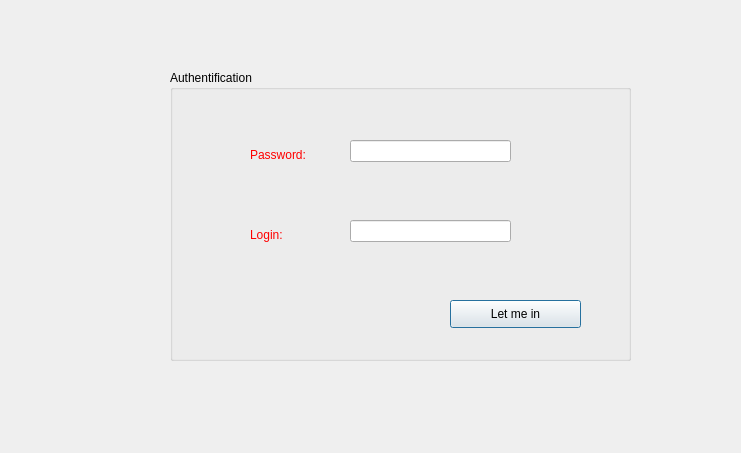
<?xml version="1.0" encoding="UTF-8"?>
<ui version="4.0">
 <class>Dialog</class>
 <widget class="QDialog" name="Dialog">
  <property name="geometry">
   <rect>
    <x>0</x>
    <y>0</y>
    <width>741</width>
    <height>453</height>
   </rect>
  </property>
  <property name="windowTitle">
   <string>Dialog</string>
  </property>
  <widget class="QGroupBox" name="groupBox">
   <property name="geometry">
    <rect>
     <x>170</x>
     <y>70</y>
     <width>461</width>
     <height>291</height>
    </rect>
   </property>
   <property name="title">
    <string>Authentification</string>
   </property>
   <widget class="QLabel" name="label_3">
    <property name="geometry">
     <rect>
      <x>0</x>
      <y>0</y>
      <width>461</width>
      <height>291</height>
     </rect>
    </property>
    <property name="text">
     <string/>
    </property>
    <property name="pixmap">
     <pixmap>../authent.jpg</pixmap>
    </property>
    <property name="scaledContents">
     <bool>true</bool>
    </property>
   </widget>
   <widget class="QLineEdit" name="lineEdit_2">
    <property name="geometry">
     <rect>
      <x>180</x>
      <y>70</y>
      <width>161</width>
      <height>22</height>
     </rect>
    </property>
   </widget>
   <widget class="QLabel" name="label_2">
    <property name="geometry">
     <rect>
      <x>80</x>
      <y>70</y>
      <width>71</width>
      <height>31</height>
     </rect>
    </property>
    <property name="styleSheet">
     <string notr="true">font: 15pt &quot;Niagara Solid&quot;;</string>
    </property>
    <property name="text">
     <string>&lt;html&gt;&lt;head/&gt;&lt;body&gt;&lt;p&gt;&lt;span style=&quot; color:#ff0000;&quot;&gt;Password:&lt;/span&gt;&lt;/p&gt;&lt;/body&gt;&lt;/html&gt;</string>
    </property>
   </widget>
   <widget class="QLabel" name="label">
    <property name="geometry">
     <rect>
      <x>80</x>
      <y>150</y>
      <width>51</width>
      <height>31</height>
     </rect>
    </property>
    <property name="styleSheet">
     <string notr="true">font: 15pt &quot;Niagara Solid&quot;;</string>
    </property>
    <property name="text">
     <string>&lt;html&gt;&lt;head/&gt;&lt;body&gt;&lt;p&gt;&lt;span style=&quot; color:#ff0000;&quot;&gt;Login:&lt;/span&gt;&lt;/p&gt;&lt;/body&gt;&lt;/html&gt;</string>
    </property>
   </widget>
   <widget class="QLineEdit" name="lineEdit">
    <property name="geometry">
     <rect>
      <x>180</x>
      <y>150</y>
      <width>161</width>
      <height>22</height>
     </rect>
    </property>
   </widget>
   <widget class="QPushButton" name="pushButton">
    <property name="geometry">
     <rect>
      <x>280</x>
      <y>230</y>
      <width>131</width>
      <height>28</height>
     </rect>
    </property>
    <property name="text">
     <string>Let me in</string>
    </property>
   </widget>
  </widget>
 </widget>
 <resources/>
 <connections/>
</ui>
